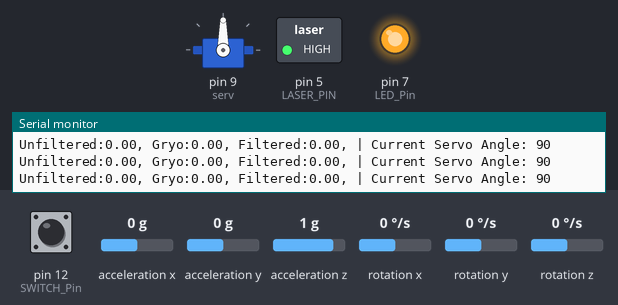
This sketch was run on a simulated Arduino Uno, built with avr-gcc and run on an emulated ATmega328P. On the bench: servo, switched loads named in the sketch (green lamp = pin HIGH), output pins drawn as LEDs (lit = HIGH), the last lines printed to the serial monitor. Inputs (shaded band) come from the test bench; at power-on: acceleration x 0 g, rotation y 0 °/s, pin 12 (SWITCH_Pin) HIGH, acceleration y 0 g, acceleration z 1 g, rotation x 0 °/s, rotation z 0 °/s.

Above: at 2.4 s.
2.5 s: acceleration x set to -1.4 g
At 3.97 s:
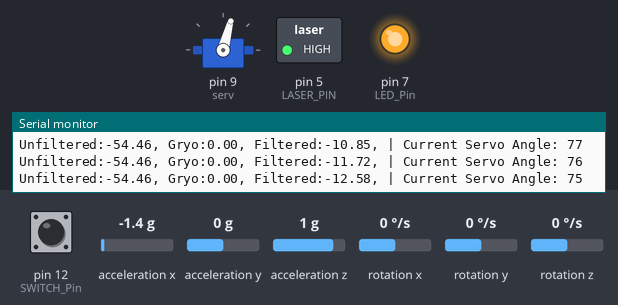
5.5 s: rotation y set to -192 °/s
8.5 s: pin 12 (SWITCH_Pin) pulled LOW for 0.15 s
At 9.8 s:
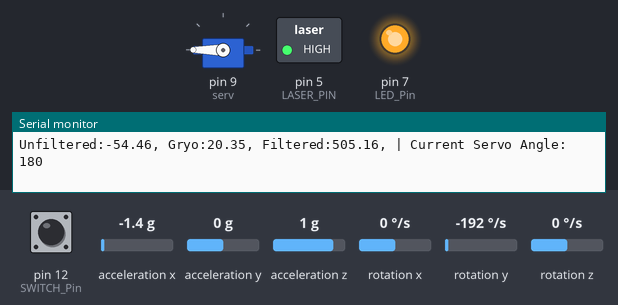
10.1 s: rotation y set to 100 °/s
At 12.95 s:
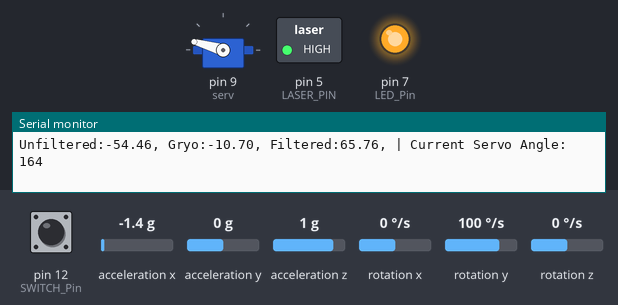
13.1 s: pin 12 (SWITCH_Pin) pulled LOW for 1 s
At 16.1 s:
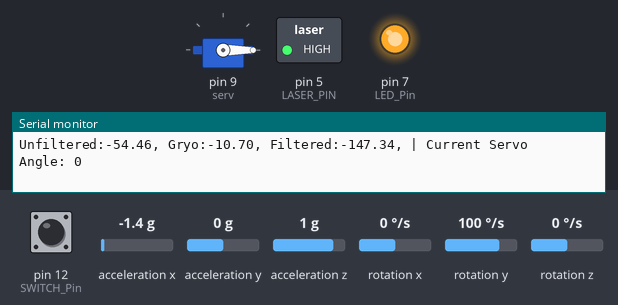
16.6 s: pin 12 (SWITCH_Pin) pulled LOW for 3.2 s
At 17.5 s:
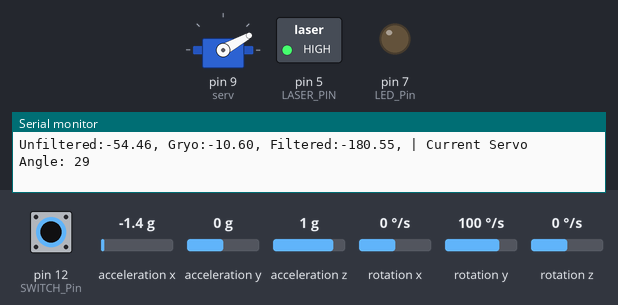
Timing chart, 0 to 21.3 s (numbered marks = the images above; inputs shaded):
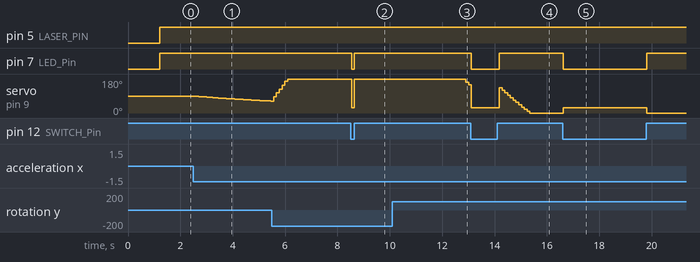

The sketch:

tremor_compensator_FINAL.ino
```cpp
/*
  This program is the final iteration of the tremor compensator program
  Using a physical switch, the user can toggle between filtered and unfiltered output
  Reads pitch of MPU (rotate along long side axis) using accelerometer data
  Reads pitch of MPU using gyroscope data
  If Filtering is on:
   - LED turns on
   - Filters readings using exponential moving average (EMA) to low-pass filter accel while high-pass filtering gyro
  Maps servo angle to either filtered or unfiltered MPU pitch
  Note: Be careful that MPU is in upright (90 deg) position on upload for calibration
  Also note that SG90 doesn't have decimal precision (angles are integers)
*/

// Libraries
#include <Wire.h>
#include <MPU6050.h>
#include <Servo.h>

// Objects
MPU6050 mpu;
Servo serv;

// Global Variables
#define LASER_PIN 5 // digital pin connected to laser pointer
#define LED_Pin 7 // digital pin connected to LED
#define SWITCH_Pin 12 // digital pin connected to one side of switch
float pitchOffset = 0;
float filteredPitch = 0;
unsigned long lastTime = 0;
// const float alpha = 0.15; // alpha is redundant in the complementary filter (alpha = 1 - beta)
const float beta = 0.98; // beta controls gyro and accel weight simultaneously (0.98 means 98% gyro to 2% accel)
int pos = 0;  // variable to store servo position


void setup() {
  Serial.begin(115200); // serial connection at 115200 baud (relatively arbitrary choice but 115200 is a good habit for more data-intensive projects)
  Wire.begin(); // starts I2C
  mpu.initialize(); // wakes up MPU6050
  Serial.println(mpu.testConnection() ? "MPU6050 connected" : "Connection failed"); // if connection test passes print connected, otherwise print failed
  serv.attach(9);  // attaches the servo on pin 9 to the Servo object
  pinMode(LASER_PIN, OUTPUT);  // configures laser pointer pin as an output
  pinMode(LED_Pin, OUTPUT);  // configures LED as output
  pinMode(SWITCH_Pin, INPUT_PULLUP);  // configures switch as (active low) input
  lastTime = millis(); // time for gyro integration

  // Start calibration for MPU (pitch) angle offset 0.5s after startup
  Serial.println("Calibrating... keep tool still and upright.");
  delay(500);

  const int numSamples = 50; // number of readings to average
  float pitchSum = 0;

  for (int i = 0; i < numSamples; i++) {
    int16_t ax, ay, az, gx, gy, gz; // 3 accelerometer values, 3 gyro values
    mpu.getMotion6(&ax, &ay, &az, &gx, &gy, &gz);

  // Raw accelerometer values are arbitrary integer counts
  // Dividing by 16384 converts them to units of g (gravitational acceleration)
    float axg = ax / 16384.0;
    float ayg = ay / 16384.0;
    float azg = az / 16384.0;

    float pitchSample = RAD_TO_DEG * atan2(axg, sqrt(ayg * ayg + azg * azg));
    pitchSum += pitchSample;

    delay(10); // small gap between samples
  }

  // pitch offset is average of all samples taken
  pitchOffset = pitchSum / numSamples;
  Serial.print("Calibration complete. Offset: ");
  Serial.println(pitchOffset);
}

void loop() {
  // need change in time (dt) for gyro integration
  unsigned long currentTime = millis();
  float dt = (currentTime - lastTime) / 1000.0; // convert ms to seconds
  lastTime = currentTime;

  // same process as above -- get mpu accel and gyro values and then convert accel to units of g and gyro to degrees per second
  int16_t ax, ay, az, gx, gy, gz;
  mpu.getMotion6(&ax, &ay, &az, &gx, &gy, &gz);
  float axg = ax / 16384.0;
  float ayg = ay / 16384.0;
  float azg = az / 16384.0;
  float gyroY = -(gy / 131.0); // gyro seems to be negative when accel is positive

  // Get angle from accelerometer
  // Calculate tilt angles in degrees (same way as offset values were calculated above) then subtract offset calculated at startup
  float pitch = RAD_TO_DEG * atan2(axg, sqrt(ayg * ayg + azg * azg)) - pitchOffset;

  // Turn on laser pointer
  digitalWrite(LASER_PIN, HIGH);

  // Determine filtered vs unfiltered input
  if (digitalRead(SWITCH_Pin) == LOW) {
    digitalWrite(LED_Pin, LOW);
    pos = round(pitch); // round pitch (otherwise map function auto-truncates)
    pos = map(pos, -80, 80, 0, 180); // will match if servo points up at 90 deg and mpu wires on left side
    pos = constrain(pos, 0, 180);
  } else {
    digitalWrite(LED_Pin, HIGH);
    // Filter
    filteredPitch = beta * (filteredPitch + gyroY * dt) + (1 - beta) * pitch;
    pos = round(filteredPitch); // round pitch (otherwise map function auto-truncates)
    pos = map(pos, -80, 80, 0, 180); // will match if servo points up at 90 deg and mpu wires on left side
    pos = constrain(pos, 0, 180);
  }

  // Map servo angle
  serv.write(pos);

  // Print current MPU pitch and mapped angle
  Serial.print("Unfiltered:");
  Serial.print(pitch);
  Serial.print(", Gryo:");
  Serial.print(gyroY * dt);
  Serial.print(", Filtered:");
  Serial.print(filteredPitch);
  Serial.print(", | Current Servo Angle: ");
  Serial.println(pos);

  delay(100);
}
```

Measured:
- after the input at 2.5 s, servo on pin 9 (serv): moves from 90° to 63° over 2.9 s, starting after 0.09 s
- after the input at 8.5 s, pin 7 (LED_Pin): HIGH → LOW at once, → HIGH 0.11 s later; servo on pin 9 (serv): 180° → 29° at once, → 180° 0.11 s later
- after the input at 10.1 s, servo on pin 9 (serv): 180° → 178° after 2.7 s, → 164° 0.11 s later, → 149° 0.11 s later
- after the input at 13.1 s, pin 7 (LED_Pin): HIGH → LOW at once, → HIGH 1.1 s later
- after the input at 16.6 s, pin 7 (LED_Pin): HIGH → LOW at once, → HIGH 3.2 s later; servo on pin 9 (serv): 0° → 29° at once, → 0° 3.2 s later
